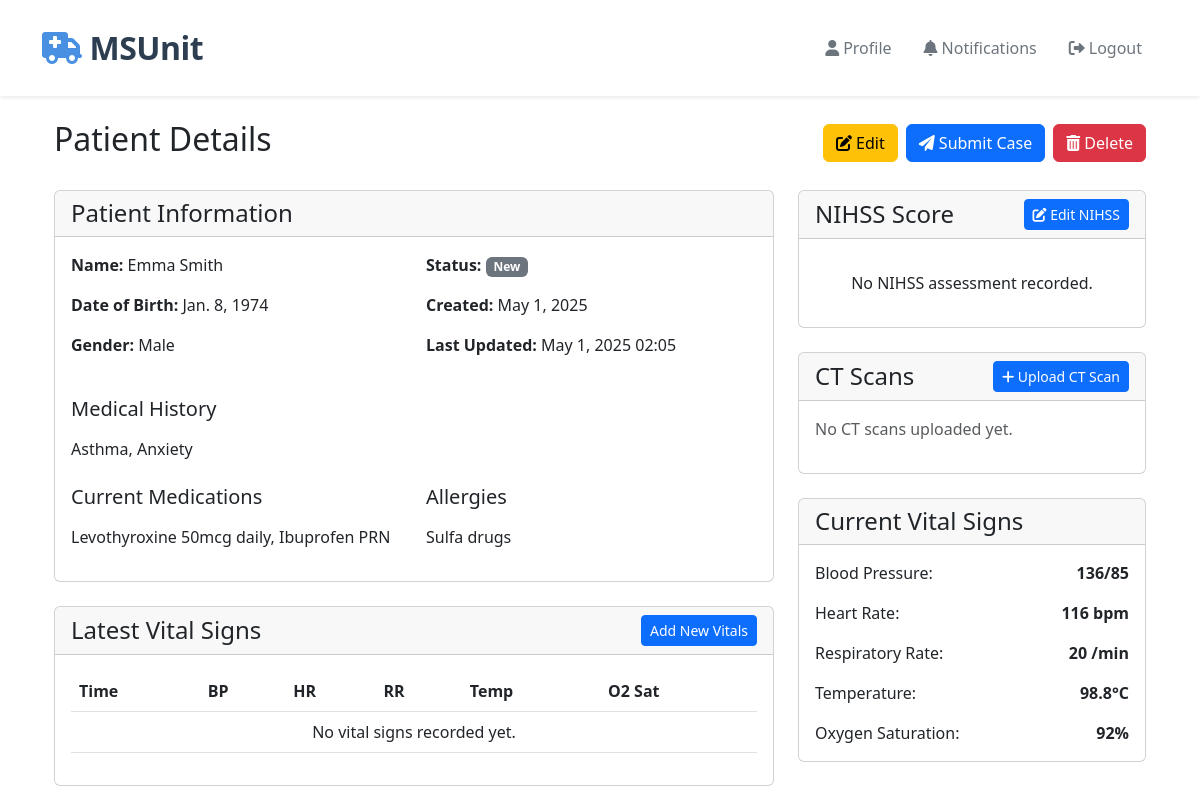
Screenshot of /technician/patients/2/ (signed in) with the database file from the repository.
### technician/models.py (models this page shows, shortened)
class Patient(models.Model):
    STATUS_CHOICES = [
        ('NEW', 'New'),
        ('SUBMITTED', 'Submitted for Review'),
        ('REVIEWED', 'Under Review'),
        ('DIAGNOSED', 'Diagnosed'),
        ('DISCHARGED', 'Discharged'),
    ]
    GENDER_CHOICES = [
        ('M', 'Male'),
        ('F', 'Female'),
        ('O', 'Other'),
    ]
    first_name = models.CharField(max_length=100)
    last_name = models.CharField(max_length=100)
    date_of_birth = models.DateField()
    gender = models.CharField(max_length=1, choices=GENDER_CHOICES)
    contact_number = models.CharField(max_length=15, blank=True)
    address = models.TextField(blank=True)
    emergency_contact_name = models.CharField(max_length=100, blank=True)
    emergency_contact_number = models.CharField(max_length=15, blank=True)
    medical_history = models.TextField(blank=True)
    current_medications = models.TextField(blank=True)
    allergies = models.TextField(blank=True)
    blood_pressure_systolic = models.IntegerField(validators=[MinValueValidator(0), MaxValueValidator(300)])
    blood_pressure_diastolic = models.IntegerField(validators=[MinValueValidator(0), MaxValueValidator(200)])
    heart_rate = models.IntegerField(validators=[MinValueValidator(0), MaxValueValidator(300)])
    respiratory_rate = models.IntegerField(validators=[MinValueValidator(0), MaxValueValidator(100)])
    temperature = models.DecimalField(max_digits=4, decimal_places=1)
    oxygen_saturation = models.IntegerField(validators=[MinValueValidator(0), MaxValueValidator(100)])
    glasgow_coma_scale = models.IntegerField(validators=[MinValueValidator(3), MaxValueValidator(15)])
    chief_complaint = models.TextField()
    notes = models.TextField(blank=True)
    nihss = models.TextField(blank=True, help_text="National Institutes of Health Stroke Scale score and details")
    status = models.CharField(max_length=20, choices=STATUS_CHOICES, default='NEW')
    technician = models.ForeignKey(User, on_delete=models.CASCADE, related_name='patients')
    created_at = models.DateTimeField(auto_now_add=True)
    updated_at = models.DateTimeField(auto_now=True)
    class Meta:
        ordering = ['-created_at']

### technician/views.py (the view, shortened to what this page needs)
# urls.py: path('patients/<int:pk>/', views.patient_detail, name='patient_detail'),
@login_required
@user_passes_test(is_technician)
def patient_detail(request, pk):
    patient = get_object_or_404(Patient, pk=pk, technician=request.user)
    vital_signs = patient.vital_signs_logs.all()[:5]
    ct_scans = patient.ct_scans.all().order_by('-date_taken')
    consultations = patient.consultations.all().order_by('-created_at')
    context = {
        'patient': patient,
        'vital_signs': vital_signs,
        'ct_scans': ct_scans,
        'consultations': consultations,
    }
    return render(request, 'technician/patient_detail.html', context)

### technician/templates/technician/patient_detail.html (shortened to what this page needs)
{% extends "base.html" %}
{% block content %}
<div class="container">
    <div class="row mb-4">
        <div class="col-md-12">
            <div class="d-flex justify-content-between align-items-center">
                <h2>Patient Details</h2>
                <div>
                    <div class="d-flex gap-2">
                        {% if patient.status == 'NEW' %}
                            <a href="{% url 'technician:patient_edit' pk=patient.pk %}" class="btn btn-warning">
                                <i class="fas fa-edit"></i> Edit
                            </a>
                            <form method="post" class="d-inline">
                                <button type="submit" name="submit_case" class="btn btn-primary">
                                    <i class="fas fa-paper-plane"></i> Submit Case
                                </button>
                            </form>
                        {% endif %}
                        <a href="{% url 'technician:patient_delete' pk=patient.pk %}" class="btn btn-danger">
                            <i class="fas fa-trash-alt"></i> Delete
                        </a>
                    </div>
                </div>
            </div>
        </div>
    </div>
    <div class="row">
        <div class="col-md-8">
            <div class="card mb-4">
                <div class="card-header">
                    <h4 class="mb-0">Patient Information</h4>
                </div>
                <div class="card-body">
                    <div class="row">
                        <div class="col-md-6">
                            <p><strong>Name:</strong> {{ patient.first_name }} {{ patient.last_name }}</p>
                            <p><strong>Date of Birth:</strong> {{ patient.date_of_birth }}</p>
                            <p><strong>Gender:</strong> {{ patient.get_gender_display }}</p>
                        </div>
                        <div class="col-md-6">
                            <p><strong>Status:</strong>
                                <span class="badge {% if patient.status == 'DRAFT' %}bg-primary
                                    {% elif patient.status == 'SUBMITTED' %}bg-warning
                                    {% elif patient.status == 'DIAGNOSED' %}bg-success
                                    {% else %}bg-secondary{% endif %}">
                                    {{ patient.get_status_display }}
                                </span>
                            </p>
                            <p><strong>Created:</strong> {{ patient.created_at|date:"F j, Y" }}</p>
                            <p><strong>Last Updated:</strong> {{ patient.updated_at|date:"F j, Y H:i" }}</p>
                        </div>
                    </div>
                    <h5 class="mt-4">Medical History</h5>
                    <p>{{ patient.medical_history|linebreaks|default:"No medical history recorded." }}</p>
                    <div class="row mt-4">
                        <div class="col-md-6">
                            <h5>Current Medications</h5>
                            <p>{{ patient.current_medications|linebreaks|default:"No medications recorded." }}</p>
                        </div>
                        <div class="col-md-6">
                            <h5>Allergies</h5>
                            <p>{{ patient.allergies|linebreaks|default:"No allergies recorded." }}</p>
                        </div>
                    </div>
                </div>
            </div>
            <div class="card mb-4">
                <div class="card-header d-flex justify-content-between align-items-center">
                    <h4 class="mb-0">Latest Vital Signs</h4>
                    <button class="btn btn-sm btn-primary" type="button" data-bs-toggle="collapse" data-bs-target="#newVitalsForm">
                        Add New Vitals
                    </button>
                </div>
                <div class="card-body">
                    <div class="table-responsive">
                        <table class="table table-hover">
                            <thead>
                                <tr>
                                    <th>Time</th>
                                    <th>BP</th>
                                    <th>HR</th>
                                    <th>RR</th>
                                    <th>Temp</th>
                                    <th>O2 Sat</th>
                                </tr>
                            </thead>
                            <tbody>
                                {% for log in vital_signs_logs %}
                                <tr>
                                    <td>{{ log.timestamp|date:"H:i" }}</td>
                                    <td>{{ log.blood_pressure_systolic }}/{{ log.blood_pressure_diastolic }}</td>
                                    <td>{{ log.heart_rate }}</td>
                                    <td>{{ log.respiratory_rate }}</td>
                                    <td>{{ log.temperature }}°C</td>
                                    <td>{{ log.oxygen_saturation }}%</td>
                                </tr>
                                {% empty %}
                                <tr>
                                    <td colspan="6" class="text-center">No vital signs recorded yet.</td>
                                </tr>
                                {% endfor %}
                            </tbody>
                        </table>
                    </div>
                </div>
            </div>
        </div>
        <div class="col-md-4">
            <div class="card mb-4">
                <div class="card-header d-flex justify-content-between align-items-center">
                    <h4 class="mb-0">NIHSS Score</h4>
                    <button class="btn btn-sm btn-primary" type="button" data-bs-toggle="collapse" data-bs-target="#nihssForm">
                        <i class="fas fa-edit"></i> Edit NIHSS
                    </button>
                </div>
                <div class="card-body">
                    <div class="text-center mt-3">
                        <div class="mb-3">
                            <p class="mb-2">{{ patient.nihss|default:"No NIHSS assessment recorded."|linebreaks }}</p>
                        </div>
                    </div>
                </div>
            </div>
            <div class="card mb-4">
                <div class="card-header d-flex justify-content-between align-items-center">
                    <h4 class="mb-0">CT Scans</h4>
                    <button class="btn btn-sm btn-primary" type="button" data-bs-toggle="collapse" data-bs-target="#newCTScanForm">
                        <i class="fas fa-plus"></i> Upload CT Scan
                    </button>
                </div>
                <div class="card-body">
                    {% if patient.ct_scans.exists %}
                        <div class="list-group">
                        {% for ct_scan in patient.ct_scans.all %}
                            <div class="list-group-item">
                                <div class="d-flex w-100 justify-content-between">
                                    <h6 class="mb-1">CT Scan - {{ ct_scan.date_taken|date:"F j, Y" }}</h6>
                                    <small>{{ ct_scan.uploaded_at|timesince }} ago</small>
                                </div>
                                <a href="{{ ct_scan.image.url }}" target="_blank">
                                    <img src="{{ ct_scan.image.url }}" class="img-thumbnail mt-2" alt="CT Scan">
                                </a>
                                {% if ct_scan.description %}
                                    <p class="mb-1 text-muted small">{{ ct_scan.description }}</p>
                                {% endif %}
                            </div>
                        {% endfor %}
                        </div>
                    {% else %}
                        <p class="text-muted">No CT scans uploaded yet.</p>
                    {% endif %}
                </div>
            </div>
            <div class="card">
                <div class="card-header">
                    <h4 class="mb-0">Current Vital Signs</h4>
                </div>
                <div class="card-body">
                    <div class="d-flex justify-content-between mb-3">
                        <span>Blood Pressure:</span>
                        <strong>{{ patient.blood_pressure_systolic }}/{{ patient.blood_pressure_diastolic }}</strong>
                    </div>
                    <div class="d-flex justify-content-between mb-3">
                        <span>Heart Rate:</span>
                        <strong>{{ patient.heart_rate }} bpm</strong>
                    </div>
                    <div class="d-flex justify-content-between mb-3">
                        <span>Respiratory Rate:</span>
                        <strong>{{ patient.respiratory_rate }} /min</strong>
                    </div>
                    <div class="d-flex justify-content-between mb-3">
                        <span>Temperature:</span>
                        <strong>{{ patient.temperature }}°C</strong>
                    </div>
                    <div class="d-flex justify-content-between">
                        <span>Oxygen Saturation:</span>
                        <strong>{{ patient.oxygen_saturation }}%</strong>
                    </div>
                </div>
            </div>
        </div>
    </div>
</div>
{% endblock %}

### rows the page displays
Patient: first_name "Emma", last_name "Smith", date_of_birth "Jan. 8, 1974", gender "Male", status "New", created_at "May 1, 2025", updated_at "May 1, 2025 02:05", medical_history "Asthma, Anxiety", current_medications "Levothyroxine 50mcg daily, Ibuprofen PRN", allergies "Sulfa drugs", nihss "No NIHSS assessment recorded.", blood_pressure_systolic "136", blood_pressure_diastolic "85", heart_rate "116", respiratory_rate "20", temperature "98.8", oxygen_saturation "92"
